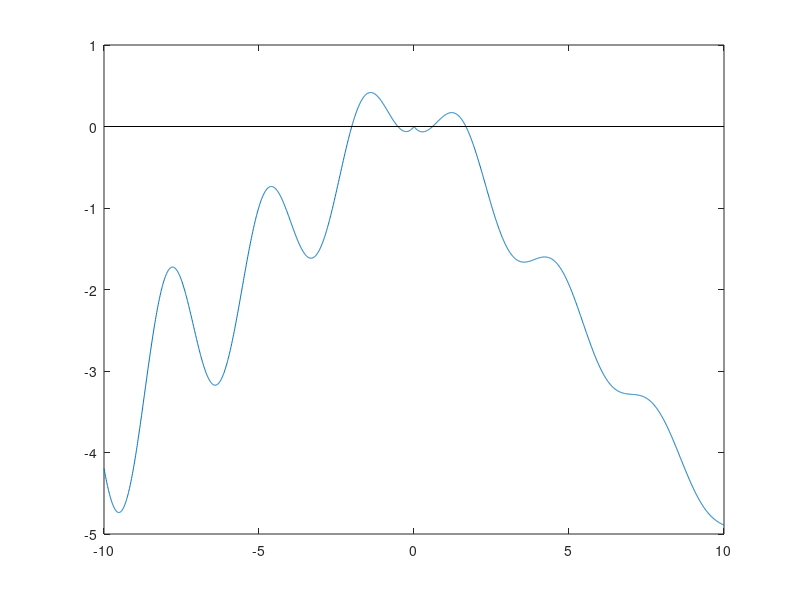

The MATLAB source for this figure:
%??????????????????
clear
t=-10:0.01:10;
y=sin(t).^2.*exp(-0.1*t)-0.5*abs(t);
plot(t,y)
hold on
plot([-10 10],[0 0],'k');
%????????????x=[-2-1 0 1 2]????????y?????????fzero????????
f=@(t)sin(t).^2.*exp(-0.1*t)-0.5*abs(t)
%???????arrayfun
x=[-2 -1 0 1 2];
arrayfun(@(x)fzero(f,x),x)
%??????????
% [x1 y]=fzero(f,-2)
% [x2,y]=fzero(f,-1)
% [x3,y]=fzero(f,0)
% [x4,y]=fzero(f,1)
% [x5,y]=fzero(f,2)
% arrayfun(@(x)fzero(f,x),x)